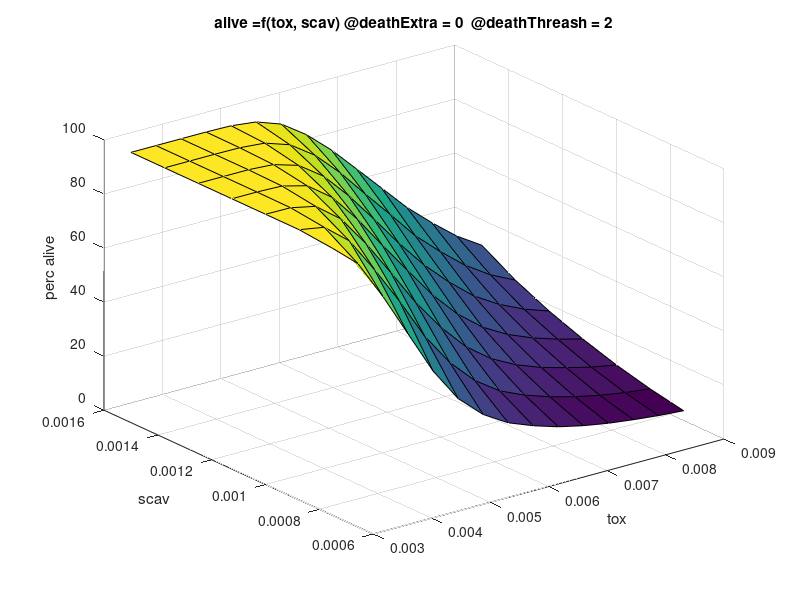

This chart was generated by the following MATLAB code:
%%
% all diff rates = 0.1
% on death extra = 0
% on death threashold = 2
% insult = 0
% detox extra = 0.001


z = [
    98.80%
100.00%
100.00%
100.00%
100.00%
100.00%
100.00%
90.70%
98.40%
99.90%
100.00%
100.00%
100.00%
100.00%
76.00%
90.90%
97.90%
99.70%
100.00%
100.00%
100.00%
59.70%
77.80%
90.80%
97.30%
99.40%
99.90%
100.00%
43.40%
63.60%
79.20%
90.50%
96.60%
99.10%
99.80%
30.70%
48.20%
65.90%
80.00%
90.10%
96.00%
98.70%
22.30%
35.90%
52.20%
67.80%
80.40%
89.60%
95.40%
16.70%
26.70%
40.60%
56.00%
69.30%
80.70%
89.00%
13.10%
20.30%
30.90%
44.40%
57.80%
70.30%
80.80%
10.20%
16.20%
24.00%
34.80%
47.30%
60.20%
71.30%
8.10%
13.10%
19.20%
27.40%
38.40%
49.80%
61.70%
6.50%
10.60%
15.70%
22.20%
30.70%
41.40%
52.10%
5.30%
8.60%
13.10%
18.40%
25.10%
33.80%
43.90%
4.30%
7.10%
10.80%
15.40%
20.80%
27.80%
36.40%
3.60%
6.00%
9.10%
13.00%
17.60%
23.30%
30.50%

];


xdimsize = 15;
ydimsize = 7;

x = linspace(0.003, 0.009,xdimsize);
y = linspace(0.00075,0.0015, ydimsize);
[X,Y]=meshgrid(x,y);
Z = reshape(z, [ydimsize xdimsize]);
figure; surf(X, Y , Z);
xlabel('tox'); ylabel('scav'); zlabel('perc alive');
title('alive =f(tox, scav) @deathExtra = 0  @deathThreash = 2');